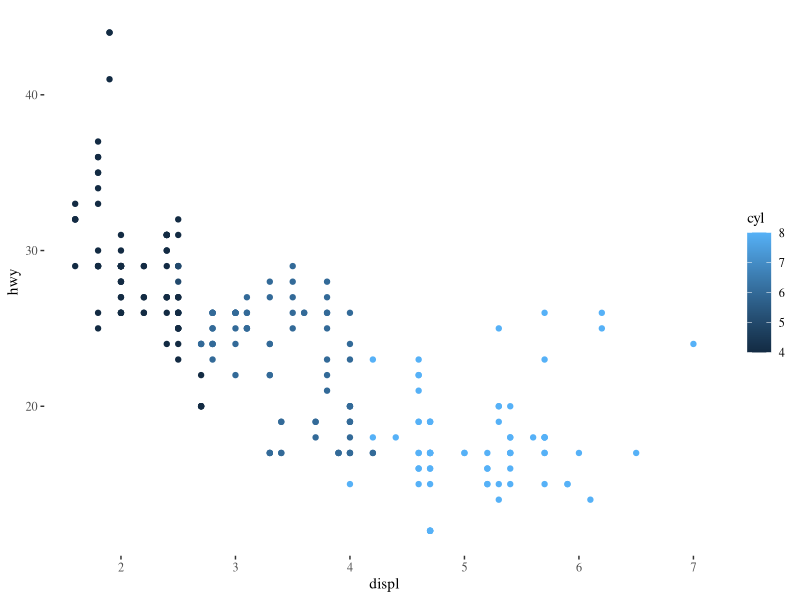

The R source for this figure:
## ---- chunk 1
library(ggplot2)
library(ggthemes)
ggplot(
  data = mpg, 
  mapping = aes(displ, hwy, colour = cyl)
  ) + 
  geom_point() + 
  theme_tufte()
